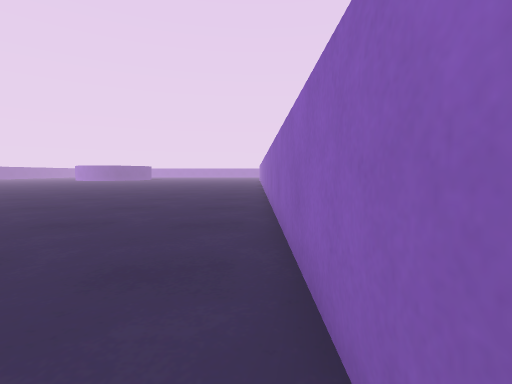
view 1 (above)

16 first-person views from a walk through a scene from a Unity 3-D project. The camera is 0.55 m above the floor, tilts 4° down and sees 85° across. The floor is counted in squares, 0.5 m on a side. Each view is taken from the middle of a square. On the plan, view 1 faces up. The plan holds only what a view shows up to about 12 squares ahead; the rest is blank. The place goes on beyond the plan. The player is left out.

view 2
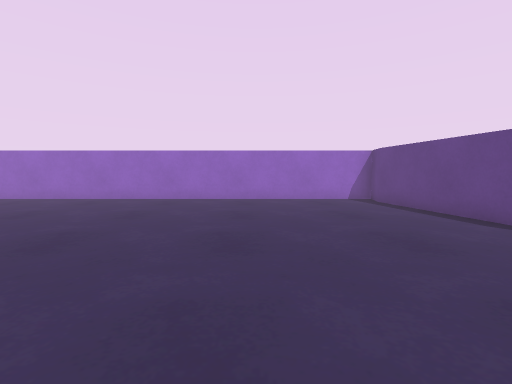

view 3
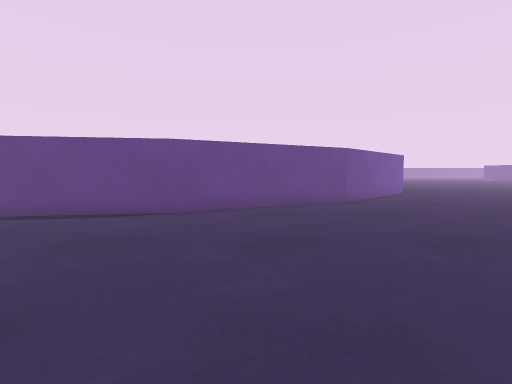

view 4
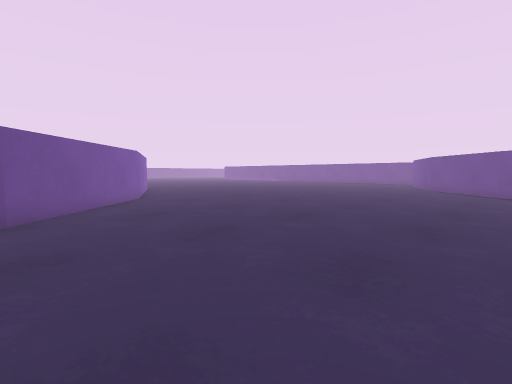

view 5
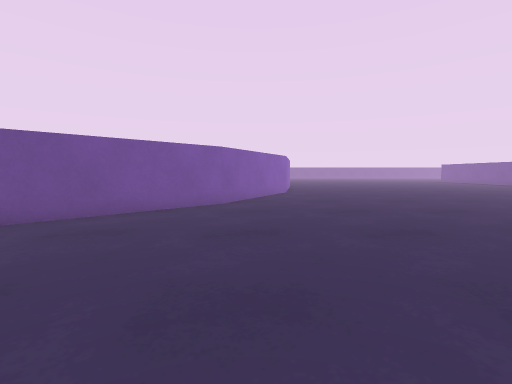

view 6
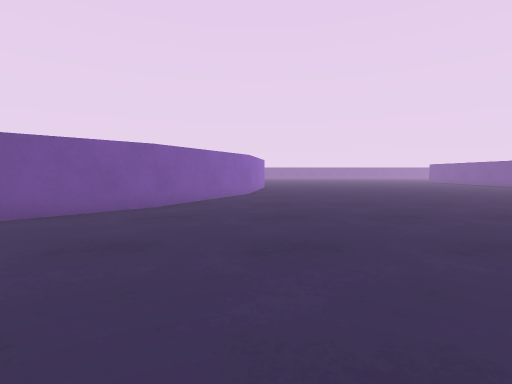

view 7
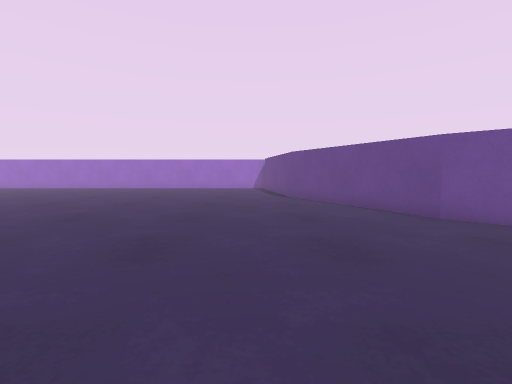

view 8
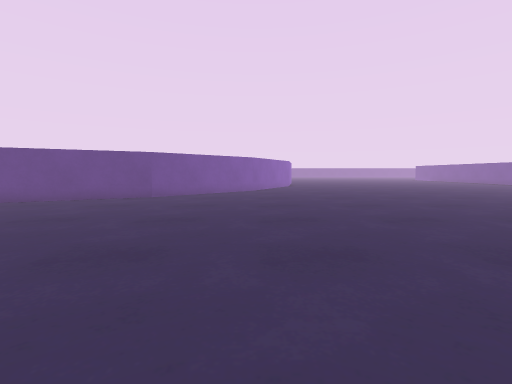

view 9
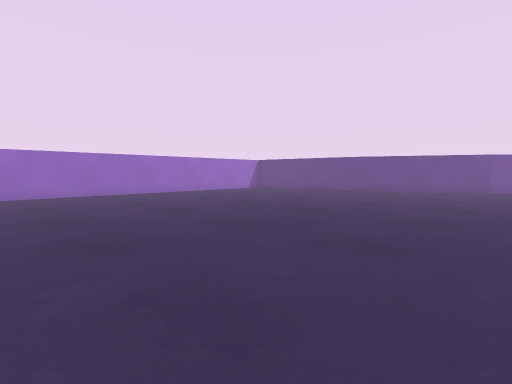

view 10
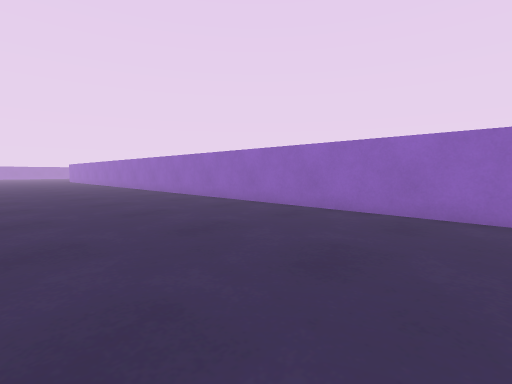

view 11
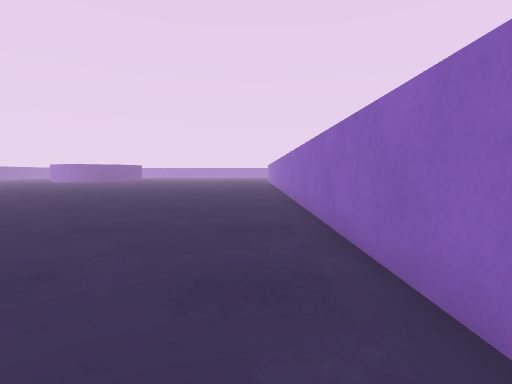

view 12
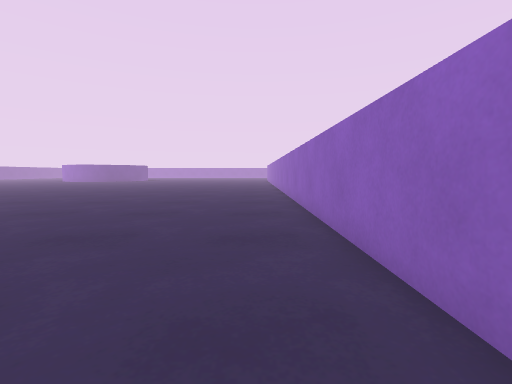

view 13
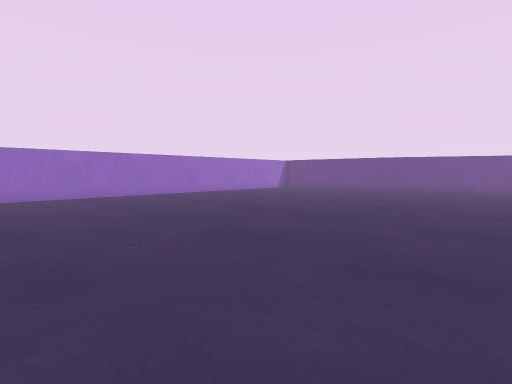

view 14
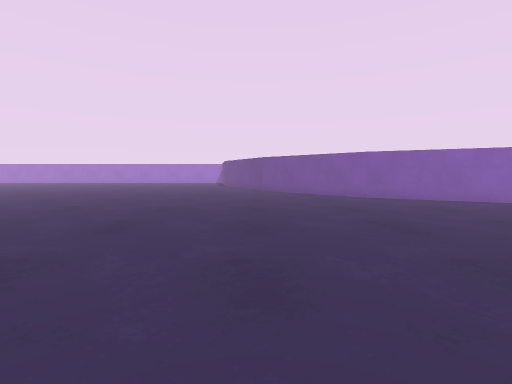

view 15
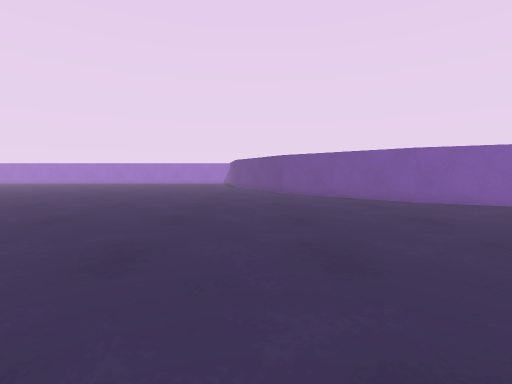

view 16
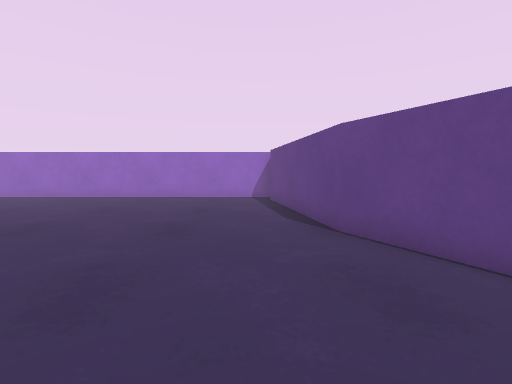

### Floor plan
Points are (right, up) in squares from view 1. A wall is a line through its corners. A room is listed if a view was taken in it or the views show most of it. See-through windows are left out.
Room 1 (views 1, 2, 3, 4, 5, 6, 7, 8, 9, 10, 11, 12, 13, 14, 15, 16)
walls: (-27.6, -4.6) (-27.8, -5.1); (-18.2, -18.6) (-16.8, -15.8) (-12.4, -11.4) (-6.8, -8.6) (-0.6, -7.6) (0.5, -7.8) (0.5, 17.4)

Positions as (right, up) in squares from view 1, and headings:
1: (0, 0), facing up
2: (-11, -3), facing right
3: (-9, -1), facing down
4: (-12, -4), facing down-left
5: (-18, -6), facing down
6: (-20, -7), facing down
7: (-19, -7), facing right
8: (-17, 1), facing down
9: (-14, 7), facing down-right
10: (-7, 4), facing up-right
11: (-1, 6), facing up
12: (-1, 4), facing up
13: (-13, 9), facing down-right
14: (-29, -11), facing right
15: (-27, -10), facing right
16: (-12, -7), facing right
